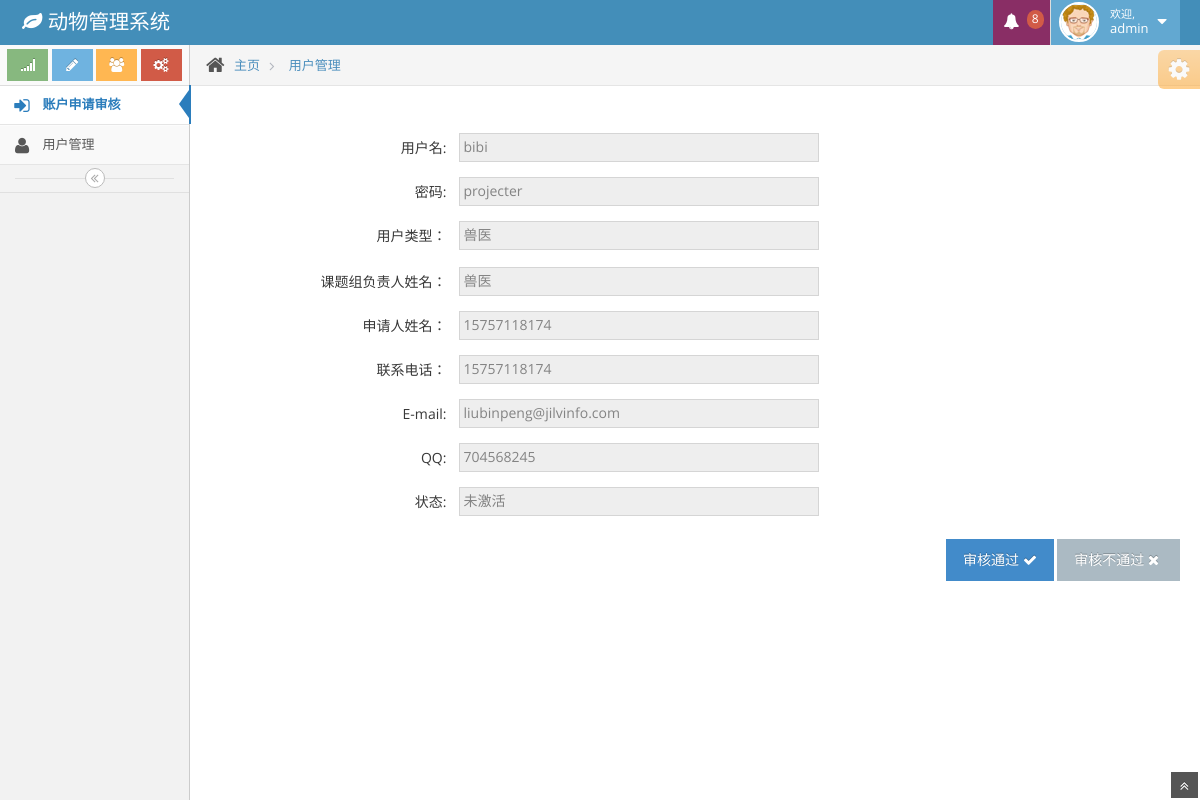
/admin/permit.php?username=bibi&tablename=projector (signed in), run on the app's committed database.
### tables this page shows
CREATE TABLE IF NOT EXISTS `projector` (
  `id` int(11) NOT NULL AUTO_INCREMENT,
  `username` varchar(30) NOT NULL COMMENT '用户名',
  `password` varchar(32) NOT NULL COMMENT '密码',
  `email` varchar(30) NOT NULL COMMENT '邮箱',
  `status` tinyint(1) NOT NULL DEFAULT '0' COMMENT '状态,0-未激活,1-已激活',
  `usertype` varchar(30) NOT NULL COMMENT '用户类型，1-科研人员，2-兽医，3-工作人员，4-管理者',
  `projectername` varchar(30) NOT NULL COMMENT '课题组负责人姓名',
  `applyer` varchar(30) NOT NULL COMMENT '申请人姓名',
  `phone` int(22) NOT NULL COMMENT '联系电话',
  `mobilephone` varchar(11) NOT NULL COMMENT '联系手机',
  `QQ` int(22) NOT NULL COMMENT 'QQ',
  `regtime` timestamp NOT NULL DEFAULT CURRENT_TIMESTAMP ON UPDATE CURRENT_TIMESTAMP COMMENT '注册时间',
  PRIMARY KEY (`id`)
);

### admin/permit.php (the view, shortened to what this page needs)
<!DOCTYPE html>
<html lang="en">
<head>
	<link href="../view/assets/css/bootstrap.min.css" rel="stylesheet" />
	<link rel="stylesheet" href="../view/assets/css/font-awesome.min.css" />
	<link rel="stylesheet" href="../view/assets/css/fontFamily.css" />
	<link rel="stylesheet" href="../view/assets/css/ace.min.css" />
	<link rel="stylesheet" href="../view/assets/css/ace-rtl.min.css" />
	<link rel="stylesheet" href="../view/assets/css/ace-skins.min.css" />
</head>
<body>
<div class="navbar navbar-default" id="navbar">
	<div class="navbar-container" id="navbar-container">
		<div class="navbar-header pull-left">
			<a href="account.php" class="navbar-brand">
				<small>
					<i class="icon-leaf"></i>
					动物管理系统
				</small>
			</a>
		</div>
		<div class="navbar-header pull-right" role="navigation">
			<ul class="nav ace-nav">
				<li class="purple">
					<a data-toggle="dropdown" class="dropdown-toggle" href="#">
						<i class="icon-bell-alt icon-animated-bell"></i>
								<span class="badge badge-important">
                                	<?php
									$pdo=new PDO('mysql:host=localhost;dbname=db_pet','root','root');
									$sql1="select count(*) from  worker where status='0'";
									$sql2="select count(*) from  doctor where status='0'";
									$sql3="select count(*) from  projector where status='0'";
									$stmt1=$pdo->prepare($sql1);
									$stmt2=$pdo->prepare($sql2);
									$stmt3=$pdo->prepare($sql3);
									$stmt1->execute();
									$stmt2->execute();
									$stmt3->execute();
									$row1=$stmt1->fetch();
									$row2=$stmt2->fetch();
									$row3=$stmt3->fetch();
									echo $row1[0]+$row2[0]+$row3[0];
									?>
                                </span>
					</a>
				</li>
				<li class="light-blue">
					<a data-toggle="dropdown" href="#" class="dropdown-toggle">
						<img class="nav-user-photo" src="../view/assets/avatars/user.jpg" alt="Jason's Photo" />
								<span class="user-info">
									<small>欢迎,</small>
									<?php
									echo $_SESSION["username"];
									?>
								</span>
						<i class="icon-caret-down"></i>
					</a>
				</li>
			</ul>
		</div>
	</div>
</div>
<div class="main-container" id="main-container">
	<div class="main-container-inner">
		<div class="sidebar" id="sidebar">
			<div class="sidebar-shortcuts" id="sidebar-shortcuts">
				<div class="sidebar-shortcuts-large" id="sidebar-shortcuts-large">
					<button class="btn btn-success">
						<i class="icon-signal"></i>
					</button>
					<button class="btn btn-info">
						<i class="icon-pencil"></i>
					</button>
					<button class="btn btn-warning">
						<i class="icon-group"></i>
					</button>
					<button class="btn btn-danger">
						<i class="icon-cogs"></i>
					</button>
				</div>
			</div>
			<ul class="nav nav-list">
				<li class="active">
					<a href="apply.php">
						<i class="icon-signin"></i>
						<span class="menu-text"> 账户申请审核 </span>
					</a>
				</li>
				<li >
					<a href="account.php">
						<i class="icon-user"></i>
						<span class="menu-text"> 用户管理 </span>
					</a>
				</li>
			</ul>
			<div class="sidebar-collapse" id="sidebar-collapse">
				<i class="icon-double-angle-left" data-icon1="icon-double-angle-left" data-icon2="icon-double-angle-right"></i>
			</div>
		</div>
		<div class="main-content">
			<div class="breadcrumbs" id="breadcrumbs">
				<ul class="breadcrumb">
					<li>
						<i class="icon-home home-icon"></i>
						<a href="account.php">主页</a>
					</li>
					<li class="active">
						<a href="account.php">用户管理</a>
					</li>
				</ul>
			</div>
			<div class="page-content">
				<div class="row">
					<div class="col-xs-12">
						<div class="row-fluid">
							<div class="span12">
								<?php
								$username=$_REQUEST['username'];
								$table=$_REQUEST['tablename'];
								$pdo=new PDO('mysql:host=localhost;dbname=db_pet','root','root');
								$pdo->query("set names utf8");
								$sql="select * from {$table} where username=?";
								$stmt=$pdo->prepare($sql);
								$stmt->execute(array($username));
								$allrows = $stmt->fetchAll(PDO::FETCH_ASSOC);
								foreach($allrows as $row){
									$pwd=base64_decode($row['password']);
									$temp=$row['usertype'];
									if($temp==1){
										$usertype="课题组及实验委托方";
									}else if($temp==2){
										$usertype="兽医";
									}else if($temp==3){
										$usertype="工作人员";
									}else{
										$usertype="管理者";
									}
									echo '<form class="form-horizontal" id="validation-form" method="get">';
									echo '<br>'.'<br>';
									echo  '<div class="form-group">';
									echo '<label class="control-label col-xs-12 col-sm-3 no-padding-right" for="email">用户名:</label>';
									echo '<div class="col-xs-12 col-sm-9">';
									echo '<div class="clearfix">';
									echo '<input type="text" name="username" id="username"  class="col-xs-12 col-sm-6" disabled value="'.$row['username'].'"/>';
									echo '</div>';
									echo '</div>';
									echo '</div>';
									echo '<div class="form-group">';
									echo '<label class="control-label col-xs-12 col-sm-3 no-padding-right" for="email">密码:</label>';
									echo '<div class="col-xs-12 col-sm-9">';
									echo '<div class="clearfix">';
									echo '<input type="text"  class="col-xs-12 col-sm-6" disabled value="'.$pwd.'"/>';
									echo '</div>';
									echo '</div>';
									echo '</div>';
									echo '<div class="form-group">';
									echo '<label class="control-label col-xs-12 col-sm-3 no-padding-right" for="url">用户类型：</label>';
									echo '<div class="col-xs-12 col-sm-9">';
									echo '<div class="clearfix">';
									echo '<input type="text"  class="col-xs-12 col-sm-6" disabled value="'.$usertype.'"/>';
									echo '</div>';
									echo '</div>';
									echo '</div>';
									echo '<div class="space-2"></div>';
									echo  '<div class="form-group">';
									echo '<label class="control-label col-xs-12 col-sm-3 no-padding-right" for="url">课题组负责人姓名：</label>';
									echo '<div class="col-xs-12 col-sm-9">';
									echo '<div class="clearfix">';
									echo '<input type="text" id="url" name="url" class="col-xs-12 col-sm-6" disabled value="'.$row['projectername'].'"/>';
									echo '</div>';
									echo '</div>';
									echo '</div>';
									echo '<div class="form-group">';
									echo '<label class="control-label col-xs-12 col-sm-3 no-padding-right" for="url">申请人姓名：</label>';
									echo '<div class="col-xs-12 col-sm-9">';
									echo '<div class="clearfix">';
									echo '<input type="text" id="url" name="url" class="col-xs-12 col-sm-6" disabled value="'.$row['mobilephone'].'"/>';
									echo '</div>';
									echo '</div>';
									echo '</div>';
									echo '<div class="form-group">';
									echo '<label class="control-label col-xs-12 col-sm-3 no-padding-right" for="password2">联系电话：</label>';
									echo '<div class="col-xs-12 col-sm-9">';
									echo '<div class="clearfix">';
									echo '<input type="text" class="col-xs-12 col-sm-6" disabled value="'.$row['mobilephone'].'" />';
									echo '</div>';
									echo '</div>';
									echo '</div>';
									echo '<div class="form-group">';
									echo '<label class="control-label col-xs-12 col-sm-3 no-padding-right" for="name">E-mail:</label>';
									echo '<div class="col-xs-12 col-sm-9">';
									echo '<div class="clearfix">';
									echo '<input type="email" id="name" name="name" class="col-xs-12 col-sm-6"  disabled value="'.$row['email'].'"/>';
									echo '</div>'.'</div>'.'</div>';
									echo '<div class="form-group">';
									echo '<label class="control-label col-xs-12 col-sm-3 no-padding-right" for="name">QQ:</label>';
									echo '<div class="col-xs-12 col-sm-9">';
									echo '<div class="clearfix">';
									echo '<input type="email" id="QQ" name="QQ" class="col-xs-12 col-sm-6"  disabled value="'.$row['QQ'].'"/>';
									echo '</div>'.'</div>'.'</div>';
									echo '<div class="form-group">';
									echo '<label class="control-label col-xs-12 col-sm-3 no-padding-right" for="name">状态:</label>';
									echo '<div class="col-xs-12 col-sm-9">';
									echo '<div class="clearfix">';
									if($row['status']==0){
										$status='未激活';
									}else{
										$status='激活';
									}
									echo '<input type="email" id="name" name="name" class="col-xs-12 col-sm-6"  disabled value="'.$status.'"/>';
									echo '<p id="updateResult" class="col-xs-12 col-sm-6"/></p>';
									echo '</div>'.'</div>'.'</div>';
								}
								?>
								<div class="space-8"></div>
								<div class="row-fluid wizard-actions">
									<?php
									echo "<a  class='btn btn-primary'  href='../controller/update.php?username={$row['username']}&tablename={$table}' role='button'>审核通过<i class=\"icon-ok icon-on-right\"></i></a>";
?>
									<a href="apply.php" class="btn btn-prev" id="disPass">
										审核不通过
										<i class="icon-remove"></i>
									</a>
								</div>
							</div>
						</div>
					</div>
				</div>
			</div>
		</div>
	</div>
</div>
<div class="ace-settings-container" id="ace-settings-container">
	<div class="btn btn-app btn-xs btn-warning ace-settings-btn" id="ace-settings-btn">
		<i class="icon-cog bigger-150"></i>
	</div>
</div>
<a href="#" id="btn-scroll-up" class="btn-scroll-up btn btn-sm btn-inverse">
	<i class="icon-double-angle-up icon-only bigger-110"></i>
</a>
</body>
</html>

### data on the page
projector: username "bibi", password "projecter", usertype "兽医", url "兽医", url "15757118174", mobilephone "15757118174", name "liubinpeng@jilvinfo.com", QQ "704568245", name "未激活"

### other printed values
$row1[0]+$row2[0]+$row3[0] "8"
$_SESSION["username"] "admin"
